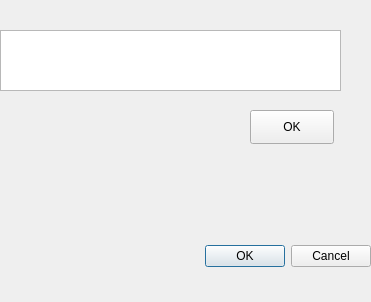
<?xml version="1.0" encoding="UTF-8"?>
<ui version="4.0">
 <class>Dialog</class>
 <widget class="QDialog" name="Dialog">
  <property name="windowTitle">
   <string>Dialog</string>
  </property>
  <widget class="QDialogButtonBox" name="buttonBox">
   <property name="geometry">
    <rect>
     <x>30</x>
     <y>240</y>
     <width>341</width>
     <height>32</height>
    </rect>
   </property>
   <property name="orientation">
    <enum>Qt::Horizontal</enum>
   </property>
   <property name="standardButtons">
    <set>QDialogButtonBox::Cancel|QDialogButtonBox::Ok</set>
   </property>
  </widget>
  <widget class="QPushButton" name="pushButton">
   <property name="geometry">
    <rect>
     <x>250</x>
     <y>110</y>
     <width>84</width>
     <height>34</height>
    </rect>
   </property>
   <property name="text">
    <string>OK</string>
   </property>
  </widget>
  <widget class="QTextEdit" name="textEdit">
   <property name="geometry">
    <rect>
     <x>0</x>
     <y>30</y>
     <width>341</width>
     <height>61</height>
    </rect>
   </property>
   <property name="styleSheet">
    <string notr="true">
color: rgb(255, 255, 255);
font: 75 18pt &quot;Roboto&quot;;
font: 75 10pt &quot;Roboto&quot;;
</string>
   </property>
   <property name="html">
    <string>&lt;!DOCTYPE HTML PUBLIC &quot;-//W3C//DTD HTML 4.0//EN&quot; &quot;http://www.w3.org/TR/REC-html40/strict.dtd&quot;&gt;
&lt;html&gt;&lt;head&gt;&lt;meta name=&quot;qrichtext&quot; content=&quot;1&quot; /&gt;&lt;style type=&quot;text/css&quot;&gt;
p, li { white-space: pre-wrap; }
&lt;/style&gt;&lt;/head&gt;&lt;body style=&quot; font-family:'Roboto'; font-size:10pt; font-weight:72; font-style:normal;&quot;&gt;
&lt;p style=&quot; margin-top:0px; margin-bottom:0px; margin-left:0px; margin-right:0px; -qt-block-indent:0; text-indent:0px;&quot;&gt;&lt;span style=&quot; font-size:14pt; font-weight:600; color:#ffffff;&quot;&gt;Your Passwords do not match.&lt;/span&gt;&lt;/p&gt;
&lt;p style=&quot; margin-top:0px; margin-bottom:0px; margin-left:0px; margin-right:0px; -qt-block-indent:0; text-indent:0px;&quot;&gt;&lt;span style=&quot; font-size:14pt; font-weight:600; color:#ffffff;&quot;&gt;Please try again &lt;/span&gt;&lt;/p&gt;&lt;/body&gt;&lt;/html&gt;</string>
   </property>
  </widget>
 </widget>
 <resources/>
 <connections>
  <connection>
   <sender>buttonBox</sender>
   <signal>accepted()</signal>
   <receiver>Dialog</receiver>
   <slot>accept()</slot>
   <hints>
    <hint type="sourcelabel">
     <x>248</x>
     <y>254</y>
    </hint>
    <hint type="destinationlabel">
     <x>157</x>
     <y>274</y>
    </hint>
   </hints>
  </connection>
  <connection>
   <sender>buttonBox</sender>
   <signal>rejected()</signal>
   <receiver>Dialog</receiver>
   <slot>reject()</slot>
   <hints>
    <hint type="sourcelabel">
     <x>316</x>
     <y>260</y>
    </hint>
    <hint type="destinationlabel">
     <x>286</x>
     <y>274</y>
    </hint>
   </hints>
  </connection>
 </connections>
</ui>
